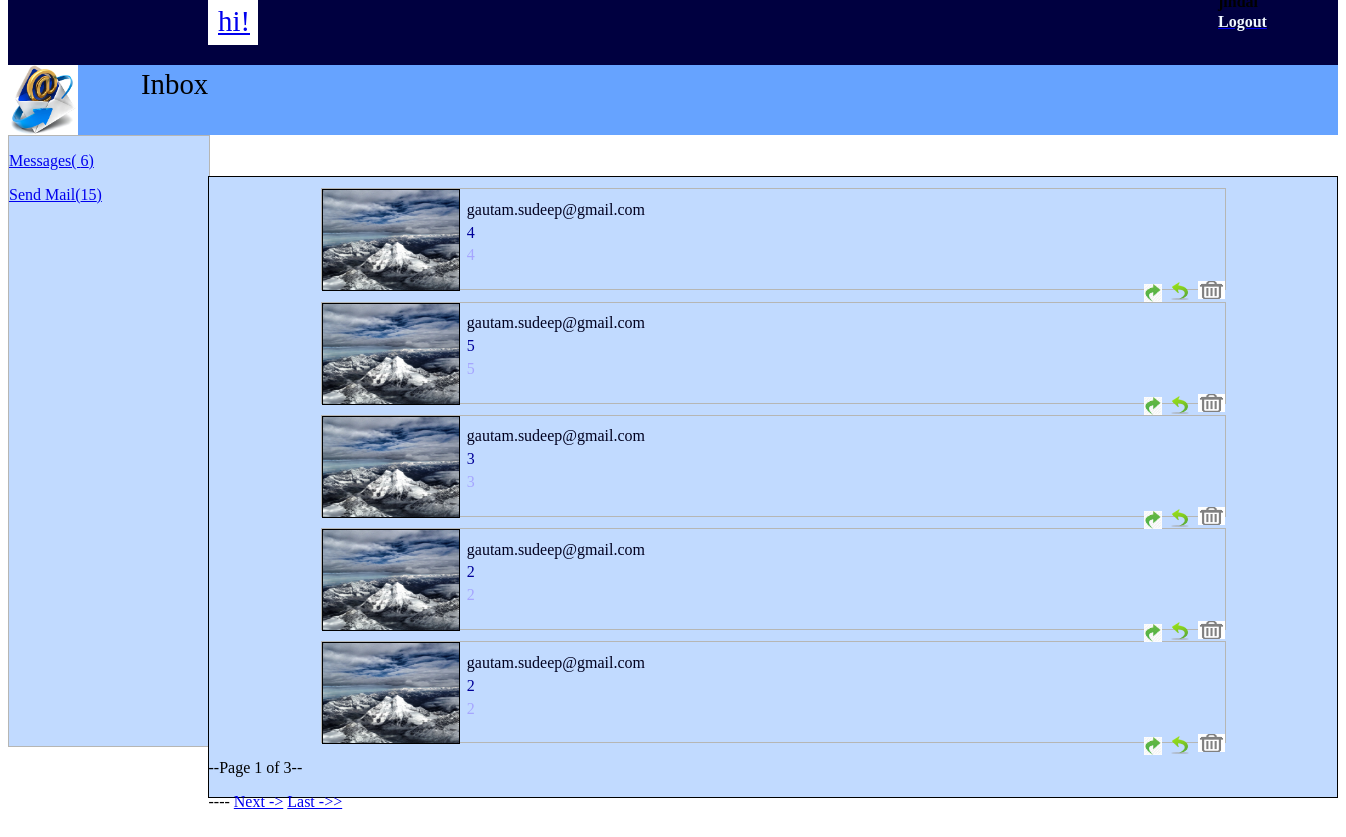
Screenshot of /php/showMessages.php (signed in) with the database file from the repository.
### tables this page shows
CREATE TABLE IF NOT EXISTS `message` (
  `Message_id` varchar(100) NOT NULL,
  `Sender_Email_Id` varchar(100) NOT NULL,
  `Sender_subject` varchar(100) DEFAULT NULL,
  `MessageToMailId` text,
  `ReplyToMailId` text,
  `messageInInbox` text,
  PRIMARY KEY (`Message_id`)
);

### php/showMessages.php (the view, shortened to what this page needs)
<!DOCTYPE html>
<html>
<head>
		<link rel="stylesheet" type="text/css" href="../css/ShowMessages.css" media="screen" />
</head>
<body>
		<div id="showMessages_MainDiv">
		<div id="header_main_container">
		        		      <div id="hi_container">
		        		      		<p class="hi">
		        		      		    <a href="../ui/HomePage.php">
		        		      				hi!
		        		      		    </a>
		        		      		</p>
		                 	  </div>
		                 	  <div class ="logout_profile">
		                 	        shelly<br>
			        		        <a href="../php/logout.php" tite="Logout"><p id="logout">Logout</p></a>
			        		  </div>
		</div>
		<div class="inbox_main_div">
		        <div class="inbox_title_div">
			        <div class="inbox_image">
                        <img src="../image/inbox3.jpg" alt="inbox_image" width='100%' height='100%' >
			        </div>
			        <p id="image_name">Inbox</p>
		        </div>
		        <div class="inboxSummary">
				        <div class="inboxSummaryLeft">
				                <a href="../php/showMessages.php" tite="show_inbox_messages" class="show_inbox_messages">
				        		<p class="message">Messages(<?php
				        											$dbConn2=connectToDb();
				        											$senderEmailId=$_SESSION['login_username'];
				        											$mail_query_countng = "select * from message where MessageToMailId='$senderEmailId'";
				        											$mssages_mail_result = mysqli_query($dbConn2,$mail_query_countng);
				        		                                    $message_mail_row_cnt = mysqli_num_rows($mssages_mail_result);
			            											echo $message_mail_row_cnt;
				        		?>)
				        		</a>
				        		<p class="sendMessages">
				        		<a href="../php/showSendMessages.php" tite="show_inbox_messages" class="show_inbox_messages">
				        		Send Mail(<?php
				        			                                    $dbConn1=connectToDb();
				        												$senderEmailId=$_SESSION['login_username'];
				        		                                        $query_send_mail_countng = "select * from message where Sender_Email_Id='$senderEmailId'";
				        		                                        $send_mail_result = mysqli_query($dbConn1,$query_send_mail_countng);
				        		                                        $send_mail_row_cnt = mysqli_num_rows($send_mail_result);
				        		                                        echo $send_mail_row_cnt;
				        		?>)
				        		</a>
				        		</p>
				        </div>
		        </div>
		        <div class="resultOfMessages">
		                                        <?php
		                                                			$rec_limit = 5;
		                                                			$last = ceil($send_mail_row_cnt/$rec_limit);
					                                                if (!(isset($pagenum))){
																	 						$pagenum = 1;
																	}
																 	$max = 'limit ' .($pagenum - 1) * $rec_limit .',' .$rec_limit;
							                                        $query="select * from message where MessageToMailId='$senderEmailId' $max";
					                                                $mssages_result = mysqli_query($dbConn2,$query);
					                                                $row_cnt = mysqli_num_rows($mssages_result);
					                                                if($row_cnt){
										                                        while ($row1 = mysqli_fetch_array($mssages_result)){
								                                						createSearchIdDiv($row1['Sender_subject'],$row1['messageInInbox'],$row1['Sender_Email_Id'],$row1['Message_id']);
																				}
																				echo "<p>"." --Page $pagenum of $last-- <p>";
						 														echo " ---- ";
						 														if ($pagenum == $last) {}
						 														else {
																			 			 $next = $pagenum+1;
																						 echo " <a href='{$_SERVER['PHP_SELF']}?pagenum=$next'>Next -></a> ";
																						 echo " <a href='{$_SERVER['PHP_SELF']}?pagenum=$last'>Last ->></a> ";
																			 	}
																 }
																 else{
																 	echo "No messages";
																 }
				        						?>
		        </div>
        </div>
</body>
</html>
<?php
			function createSearchIdDiv($mailSubject,$mailInbox,$email_id,$message_id){
			?>
			<link rel="stylesheet" type="text/css" href="../css/AdvancedPage.css" media="screen" />
			<div class="searchId">
					<div class="search_profile_pic">
					        <a href="../ui/HomePage.php?user=<?php echo $email_id?>">
							<?php echo "<img id='profile_image' border='0' src='../uploadedImages/".$email_id.".jpg"."'
							             name='profile_pic'  width='100%' height='100%' >"?>
							</a>
					</div>
					<div class="search_result_desc">
							<p class="send_from">
											<?php echo $email_id?>
							</p>
							<p class="subject">
											<?php echo $mailSubject?>
							</p>
							<p class="inBox">
							    <?php echo $mailInbox ?>
							</p>
					</div>
					<div class="delete_icon" >
					     <a href="../php/deleteAndReplyMail.php?action=delete&messageid=<?php echo $message_id?>">
					     <img src="../image/delete.jpg" name="delete" alt="delete_image" width='100%' height='100%' title="Delete">
					     </a>
					</div>
					<div class="replyTo">
					    <a href="../php/deleteAndReplyMail.php?action=reply&messageid=<?php echo $message_id?>">
						<img src="../image/reply-to.png" name="Reply" alt="replyTo_image" width='100%' height='100%' title="Reply">
						</a>
					</div>
					<div class="forward">
					    <a href="../php/deleteAndReplyMail.php?action=forward&messageid=<?php echo $message_id?>">
						<img src="../image/forwardTo.jpg" name="Forward" alt="replyTo_image" width='100%' height='100%' title="Forward">
						</a>
					</div>
			</div>
	<?php
}
?>

### css/ShowMessages.css (style rules this page uses)
#header_main_container { background-color:#000040; height:90px; width:100%; }
#hi_container { height:50px; width:50px; position:absolute; background-color:#ffffff; margin-left:200px; margin-top:20px; }
.hi { font-family:"sans-serif"; font-style:"italic"; font-size: 1.8em; margin-left:10px; margin-top:10px; font-color:#000040; }
.logout_profile { margin-left:80%; margin-top:10%; }
#logout { margin-top:2%; color:#FFFFFF; }
.inboxSummary { height:520px; }
.inboxSummaryLeft { border-style: solid; border-width: 1px; height:610px; width:200px; background-color:#C1DAFF; border-color:#B6B6B4; }
.inbox_title_div { height:70px; background-color:#66A3FF; }
.inbox_image { height:70px; width:70px; }
#image_name { margin-left:10%; margin-top:-5%; font-size: 1.8em; }
.resultOfMessages { border-style: solid; border-width: 1px; margin-left:15%; margin-top:-36%; height:620px; background-color: #C1DAFF; }
.send_from { margin-top:17%; color:#00001F; }
.subject { margin-top:-3%; color:#000099; }
.inBox { margin-top:-3%; color: #A6A6FF; }
.delete_icon { margin-left:97%; height:18px; }
.replyTo { margin-left:94%; height:18px; width:18px; margin-top:-1.8%; }
.forward { height:18px; width:18px; margin-left:91%; margin-top:-1.8%; }

### css/AdvancedPage.css (style rules this page uses)
#header_main_container { background-color:#000040; height:90px; width:100%; }
.logout_profile { margin-left:1210px; margin-top:-2.5%; font-family:"sans-serif"; font-weight:bold; width:10%; }
#logout { color:#F0F8FF; }
#hi_container { height:50px; width:50px; position:absolute; background-color:#ffffff; margin-left:200px; margin-top:20px; }
.hi { font-family:"sans-serif"; font-style:"italic"; font-size: 1.8em; margin-left:10px; margin-top:10px; font-color:#000040; }
.searchId { height:100px; width:80%; border-style: solid; border-width: 1px; margin-left:10%; margin-top:1%; border-color:#B6B6B4; }
.search_profile_pic { height:100%; width:15%; border-style: solid; border-width: 1px; }
.search_result_desc { margin-left:16%; margin-top:-17%; height:80px; width:370px; }

### rows the page displays
message: Sender_Email_Id (picture), Sender_Email_Id "gautam.sudeep@gmail.com", Sender_subject "4", messageInInbox "4"
message: Sender_Email_Id (picture), Sender_Email_Id "gautam.sudeep@gmail.com", Sender_subject "5", messageInInbox "5"
message: Sender_Email_Id (picture), Sender_Email_Id "gautam.sudeep@gmail.com", Sender_subject "3", messageInInbox "3"
message: Sender_Email_Id (picture), Sender_Email_Id "gautam.sudeep@gmail.com", Sender_subject "2", messageInInbox "2"
message: Sender_Email_Id (picture), Sender_Email_Id "gautam.sudeep@gmail.com", Sender_subject "2", messageInInbox "2"

### other values shown
$message_mail_row_cnt "6"
$send_mail_row_cnt "15"
$pagenum "1"
$last "3"
